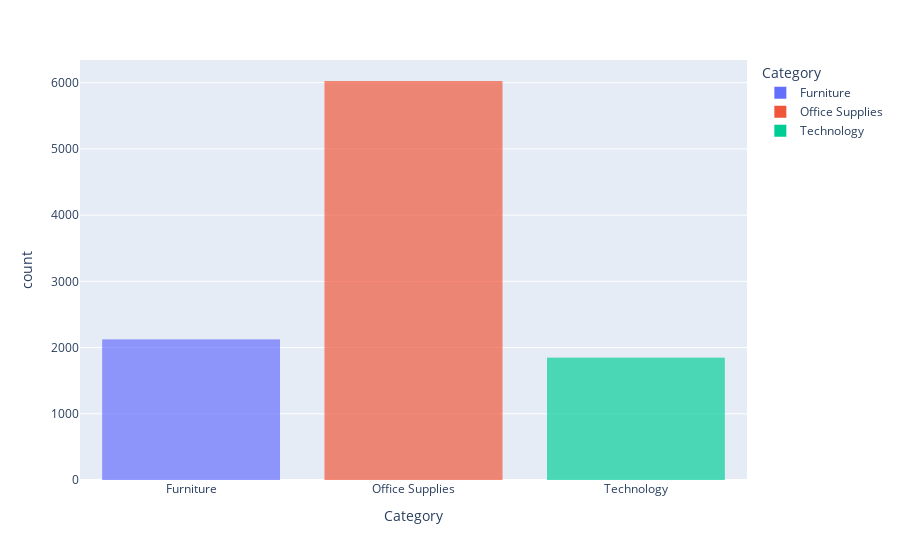

Source (notebook cell):
### Code cell
a=px.bar(data,x='Category',color="Category")
a.update_traces(marker_line_width=0)
a.show()

### Figure 1 — Plotly figure (JSON) as saved in the notebook; plotly's stock layout.template omitted (floating-point values rounded to 4 significant figures; data arrays with more than 128 entries replaced by an {"elided": "..."} marker saying what was removed)
{"data": [{"alignmentgroup": "True", "hovertemplate": "Category=%{x}<br>count=%{y}<extra></extra>", "legendgroup": "Furniture", "marker": {"color": "#636efa", "line": {"width": 0}, "pattern": {"shape": ""}}, "name": "Furniture", "offsetgroup": "Furniture", "orientation": "v", "showlegend": true, "textposition": "auto", "type": "bar", "x": {"elided": "2121 str values"}, "xaxis": "x", "y": {"elided": "2121 int values"}, "yaxis": "y"}, {"alignmentgroup": "True", "hovertemplate": "Category=%{x}<br>count=%{y}<extra></extra>", "legendgroup": "Office Supplies", "marker": {"color": "#EF553B", "line": {"width": 0}, "pattern": {"shape": ""}}, "name": "Office Supplies", "offsetgroup": "Office Supplies", "orientation": "v", "showlegend": true, "textposition": "auto", "type": "bar", "x": {"elided": "6026 str values"}, "xaxis": "x", "y": {"elided": "6026 int values"}, "yaxis": "y"}, {"alignmentgroup": "True", "hovertemplate": "Category=%{x}<br>count=%{y}<extra></extra>", "legendgroup": "Technology", "marker": {"color": "#00cc96", "line": {"width": 0}, "pattern": {"shape": ""}}, "name": "Technology", "offsetgroup": "Technology", "orientation": "v", "showlegend": true, "textposition": "auto", "type": "bar", "x": {"elided": "1847 str values"}, "xaxis": "x", "y": {"elided": "1847 int values"}, "yaxis": "y"}], "layout": {"barmode": "relative", "legend": {"title": {"text": "Category"}, "tracegroupgap": 0}, "margin": {"t": 60}, "xaxis": {"anchor": "y", "categoryarray": ["Furniture", "Office Supplies", "Technology"], "categoryorder": "array", "domain": [0, 1], "title": {"text": "Category"}}, "yaxis": {"anchor": "x", "domain": [0, 1], "title": {"text": "count"}}}}
